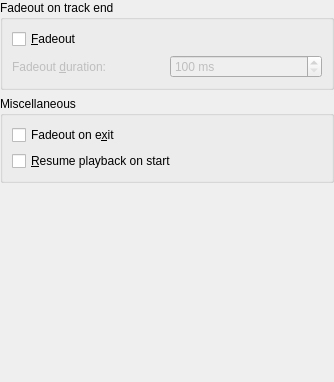
<ui version="4.0" >
 <class>PlaybackConfig</class>
 <widget class="QWidget" name="PlaybackConfig" >
  <property name="geometry" >
   <rect>
    <x>0</x>
    <y>0</y>
    <width>334</width>
    <height>382</height>
   </rect>
  </property>
  <layout class="QGridLayout" name="gridLayout_2" >
   <property name="margin" >
    <number>0</number>
   </property>
   <item row="0" column="0" >
    <widget class="QGroupBox" name="opt_crossfade_2" >
     <property name="whatsThis" >
      <string>&lt;b>Quit Behavior&lt;/b>
&lt;p>On exit, Amarok can slowly fade the volume of the playing track (which is configurable), or stop playback immediately.&lt;/p></string>
     </property>
     <property name="title" >
      <string>Fadeout on track end</string>
     </property>
     <layout class="QGridLayout" name="gridLayout" >
      <item row="0" column="0" >
       <widget class="QCheckBox" name="kcfg_Fadeout" >
        <property name="text" >
         <string>&amp;Fadeout</string>
        </property>
       </widget>
      </item>
      <item row="1" column="0" >
       <widget class="QLabel" name="fadeoutLengthLabel" >
        <property name="enabled" >
         <bool>false</bool>
        </property>
        <property name="text" >
         <string>Fadeout &amp;duration:</string>
        </property>
        <property name="buddy" >
         <cstring>kcfg_FadeoutLength</cstring>
        </property>
       </widget>
      </item>
      <item row="1" column="1" >
       <widget class="QSpinBox" name="kcfg_FadeoutLength" >
        <property name="enabled" >
         <bool>false</bool>
        </property>
        <property name="toolTip" >
         <string>The length of the fadeout, in milliseconds.</string>
        </property>
        <property name="suffix" >
         <string> ms</string>
        </property>
        <property name="minimum" >
         <number>100</number>
        </property>
        <property name="maximum" >
         <number>99999999</number>
        </property>
        <property name="singleStep" >
         <number>100</number>
        </property>
        <property name="value" >
         <number>100</number>
        </property>
       </widget>
      </item>
     </layout>
    </widget>
   </item>
   <item row="1" column="0" >
    <widget class="QGroupBox" name="groupBox" >
     <property name="title" >
      <string>Miscellaneous</string>
     </property>
     <layout class="QGridLayout" name="gridLayout_3" >
      <item row="0" column="0" >
       <widget class="QCheckBox" name="kcfg_FadeoutOnExit" >
        <property name="toolTip" >
         <string>If checked, Amarok will fade out the music on program exit.</string>
        </property>
        <property name="text" >
         <string>Fadeout on e&amp;xit</string>
        </property>
       </widget>
      </item>
      <item row="1" column="0" >
       <widget class="QCheckBox" name="kcfg_ResumePlayback" >
        <property name="toolTip" >
         <string>If checked, Amarok will&lt;br>resume playback from where you left it the previous session -- just like a tape-player.</string>
        </property>
        <property name="text" >
         <string>&amp;Resume playback on start</string>
        </property>
       </widget>
      </item>
     </layout>
    </widget>
   </item>
   <item row="2" column="0" >
    <spacer name="verticalSpacer" >
     <property name="orientation" >
      <enum>Qt::Vertical</enum>
     </property>
     <property name="sizeHint" stdset="0" >
      <size>
       <width>20</width>
       <height>0</height>
      </size>
     </property>
    </spacer>
   </item>
  </layout>
 </widget>
 <tabstops>
  <tabstop>kcfg_FadeoutLength</tabstop>
 </tabstops>
 <resources/>
 <connections>
  <connection>
   <sender>kcfg_Fadeout</sender>
   <signal>toggled(bool)</signal>
   <receiver>fadeoutLengthLabel</receiver>
   <slot>setEnabled(bool)</slot>
   <hints>
    <hint type="sourcelabel" >
     <x>68</x>
     <y>223</y>
    </hint>
    <hint type="destinationlabel" >
     <x>291</x>
     <y>225</y>
    </hint>
   </hints>
  </connection>
  <connection>
   <sender>kcfg_Fadeout</sender>
   <signal>toggled(bool)</signal>
   <receiver>kcfg_FadeoutLength</receiver>
   <slot>setEnabled(bool)</slot>
   <hints>
    <hint type="sourcelabel" >
     <x>61</x>
     <y>225</y>
    </hint>
    <hint type="destinationlabel" >
     <x>440</x>
     <y>229</y>
    </hint>
   </hints>
  </connection>
 </connections>
</ui>
